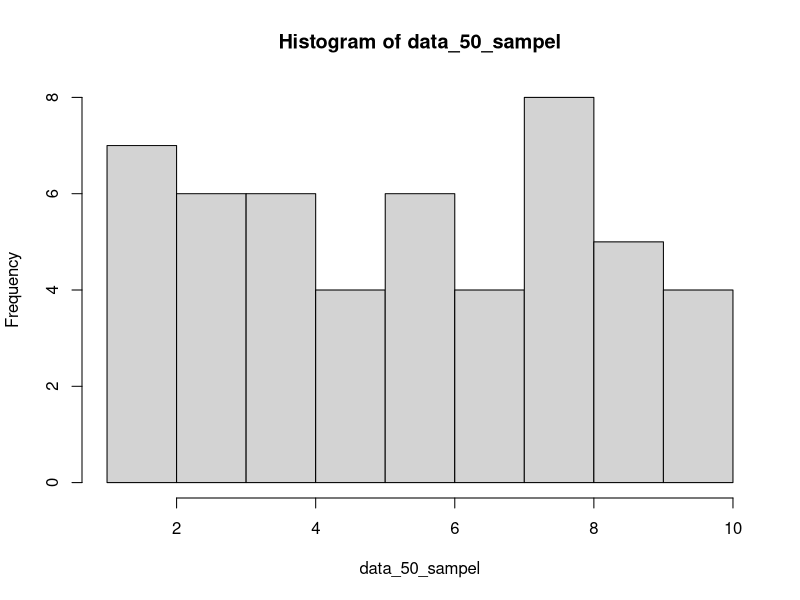
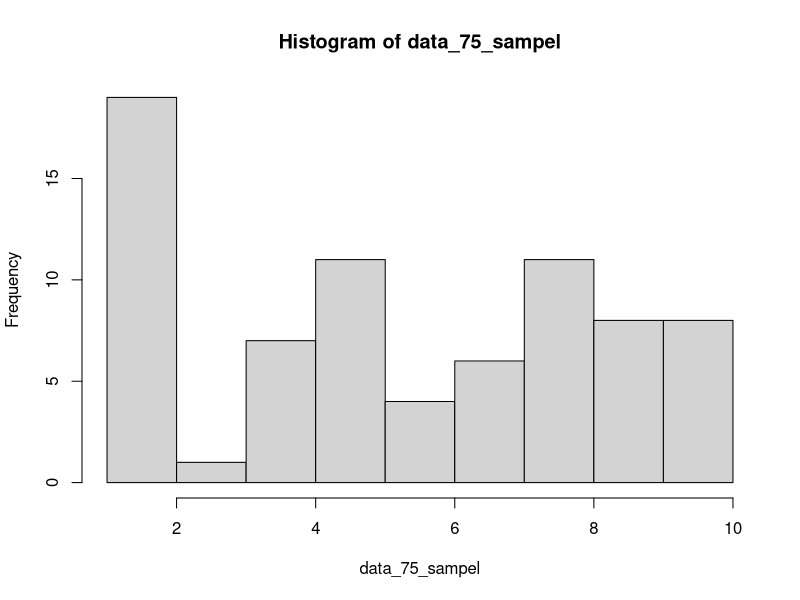
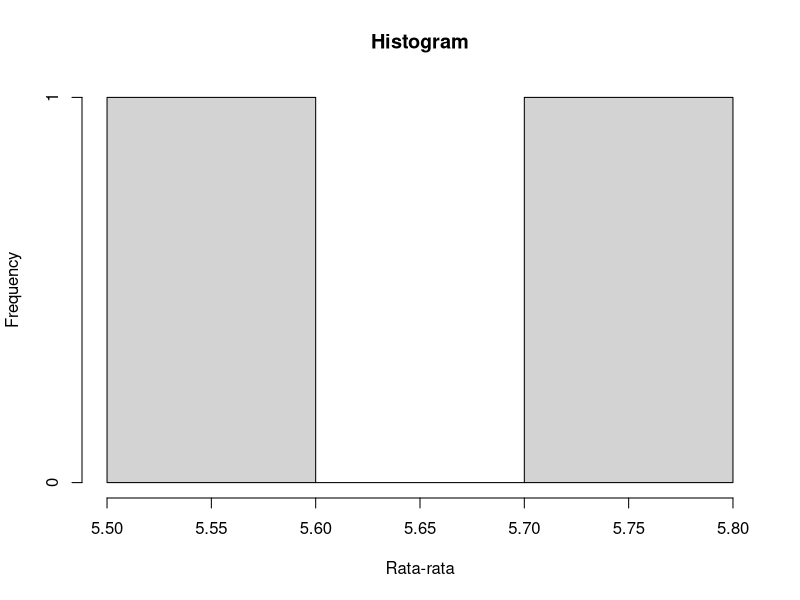
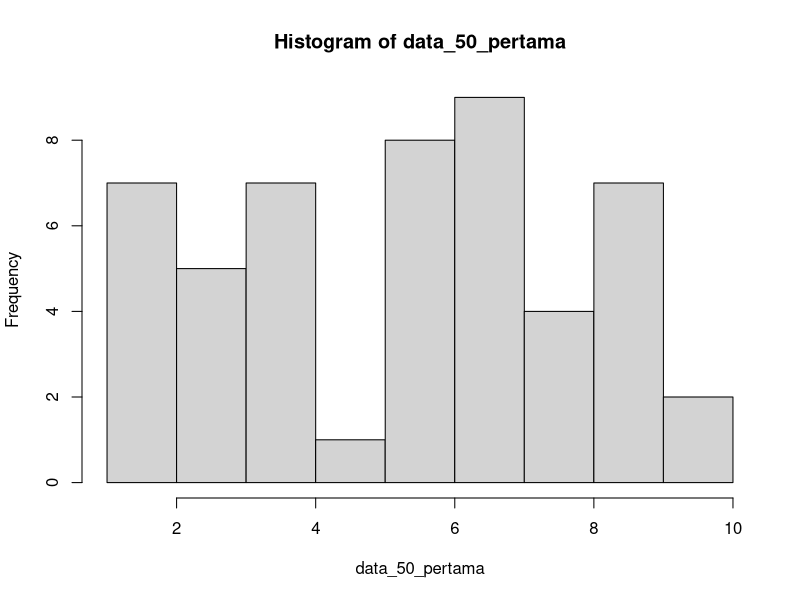
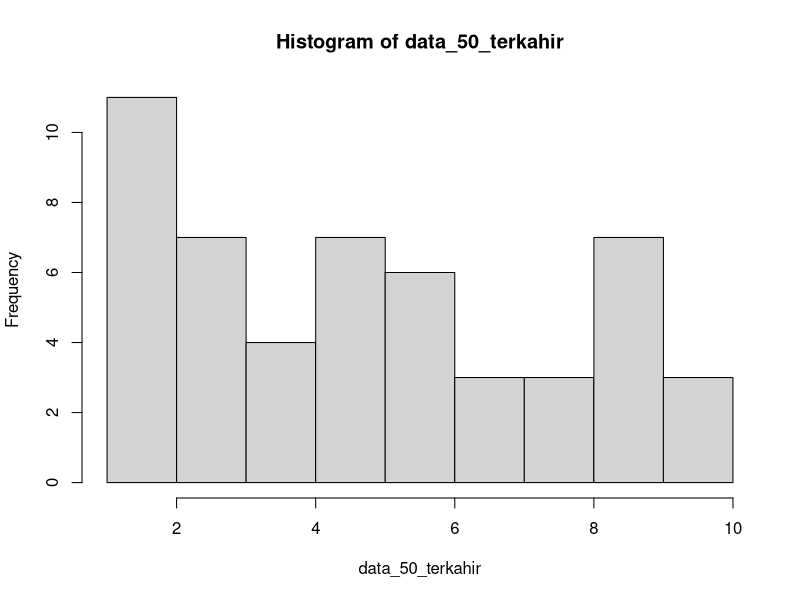
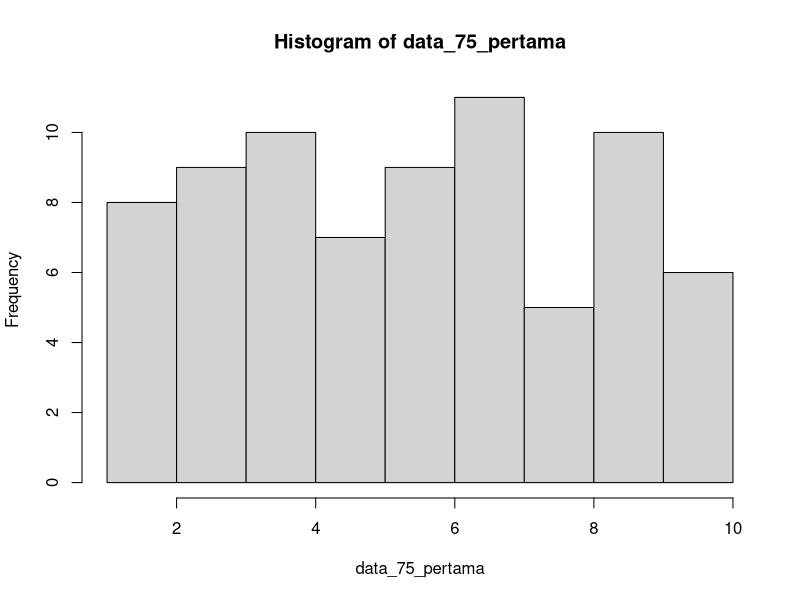
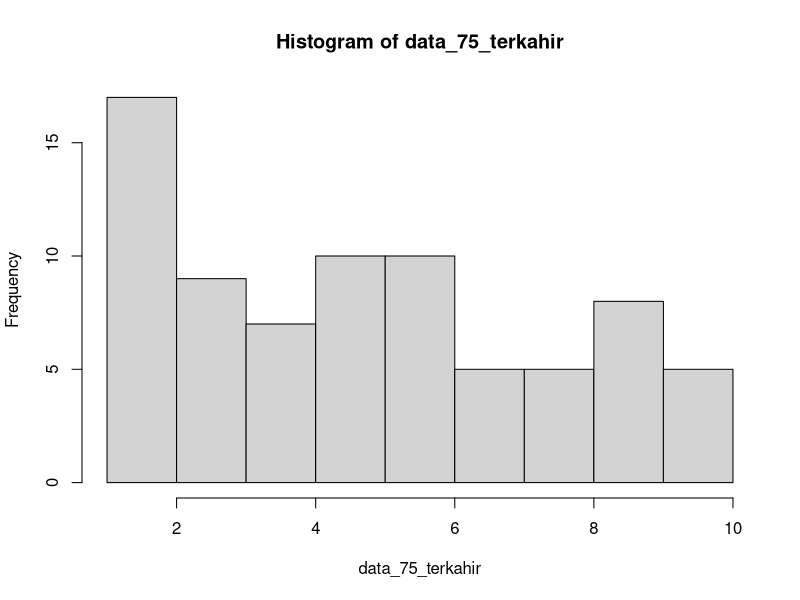

Recreate these plots in R, in order.
set.seed(100) # mengunci bilangan acak, agar hasil konsisten
data_populasi = sample(1:10, 10000, replace=T)
mean(data_populasi)

## probability
#mengambil 50 sampel dengan pengembalian
sampel50 <- sample(1:10000, 50, replace = T) #menentukan sampel ke berapa yang akan diambil
sampel50

data_50_sampel <- data_populasi[c(sampel50)]

rata_rata50 <- mean(data_50_sampel)
hist(data_50_sampel)

#mengambil 75 sampel dengan pengembalian
sampel75 <- sample(1:10000, 75, replace = T) #menentukan sampel ke berapa yang akan diambil
sampel75

data_75_sampel <- data_populasi[c(sampel75)]

rata_rata75 <- mean(data_75_sampel)
hist(data_75_sampel)

# silahkan ulangi untuk sampel 100, 125, 150, 200

##hist
hist(c(rata_rata50, rata_rata75), main = "Histogram", xlab = "Rata-rata") ## masukkan nilai rata-rata yang lain

## non probability
#mengambil 50 data pertama
data_50_pertama <- data_populasi[1:50]
mean(data_50_pertama)
hist(data_50_pertama)

#mengambil 50 data terakhir
data_50_terkahir <- data_populasi[9950:10000]
mean(data_50_terkahir)
hist(data_50_terkahir)

#mengambil 75 data pertama
data_75_pertama <- data_populasi[1:75]
mean(data_75_pertama)
hist(data_75_pertama)

#mengambil 75 data terakhir
data_75_terkahir <- data_populasi[9925:10000]
mean(data_75_terkahir)
hist(data_75_terkahir)

# silahkan ulangi untuk sampel 100, 125, 150, 200
# dan bandingkan hasil sampling probability dan non probabilty
